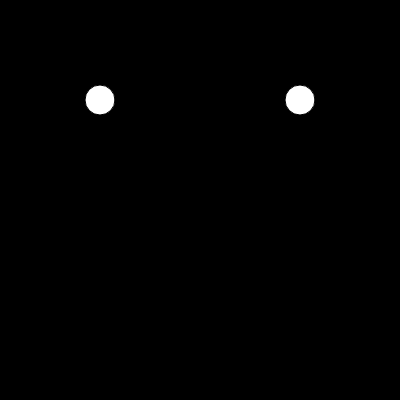
Frame 1 (no input)
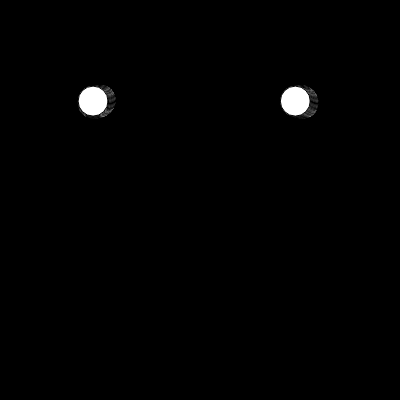
Frame 60 (no input)
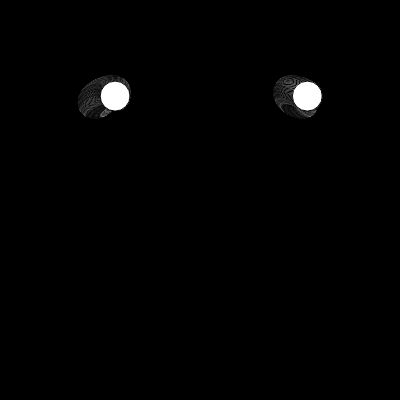
Frame 120 (the mouse pressed at the canvas centre since frame 60)

The p5.js sketch that drew these frames (run headless with seeded random() and noise() and a simulated clock; from frame 60 on, the mouse is pressed at the canvas centre):

// p5.js sketch
// ── sketch.js
//global variable

// let x = 0;
// function setup() {
//   createCanvas(400, 400);
//   background(220);
// }

// function draw() {
//   // local variable
//  let y = 150;
// let d = 30;
// ellipse(x, y, d, d);
// x++;
// print(x);

// }


// let x = 30, y = 30;
// let velocity_x = 1, velocity_y = 1;
// let accel_x = 0.2, accel_y = 0.2;
// let friction = 0.99;

// function setup() {
//     createCanvas(400,400);
//     frameRate(60);
// }

// function draw() {
//   background(200);
//   ellipse(x,y,30,30);

// // velocity_x += accel_x;
// // velocity_y += accel_y;

// velocity_x *= friction;
// velocity_y *= friction;

//   x += velocity_x;
//   y += velocity_y;
//   textSize(15);
//   text(frameCount + ' : ' + frameRate(),10,30);

// }

// let x = 150, y = 150;
// let d = 30;
// let theta = 0.0;
// let degree = 0.0;

// function setup() {
//   createCanvas( 400,400);
//   frameRate(60);
// }

// function draw() {
//   background(200);
//   let theta = radians(degree);
//   let y = height/2 + height/2 * sin(theta);
  
//   // let d = map(sin(theta), -1, 1, 0 ,height);
  
//   line(x, y-d, x, y+d);
//   ellipse(x, y, d, d);
//   theta += 0.1;
//   degree += 6;
// }


// function setup() {
//   createCanvas(500,500);
//   background(0);
// }

// function draw() {

   
//   //strokeWeight(random(50));
//   stroke(random(255), random(255), random(255));
//   //print(random(255));

//   line(pmouseX,pmouseY,mouseX,mouseY,30);

//   point(mouseX, mouseY);

//  //print(mouseX,mouseY);
// }



let theta = 0.0,  r = 0;
function setup() {
    createCanvas(400,400);
    background(0);
}

function draw() {   
    
    let x = width/2 + r * cos(theta);
    let y = height/4 + r * sin(theta);

    ellipse(x-y, y, 30,30);
    ellipse(x+y, y, 30,30);

    theta += 0.05;
    r += 0.1;
}
